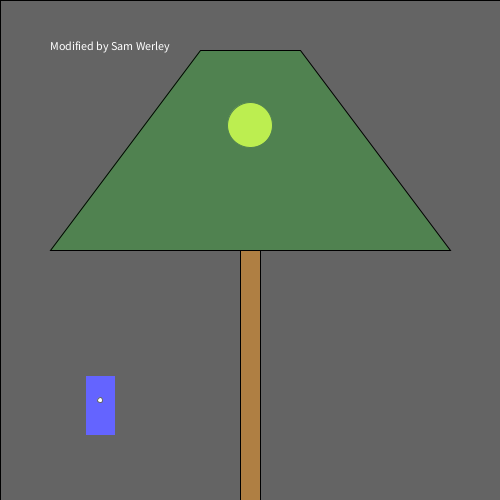
Frame 1 (no input)
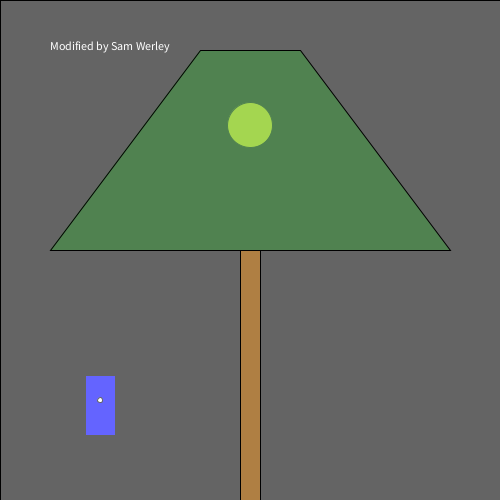
Frame 60 (the mouse pressed at the canvas centre just before this capture)
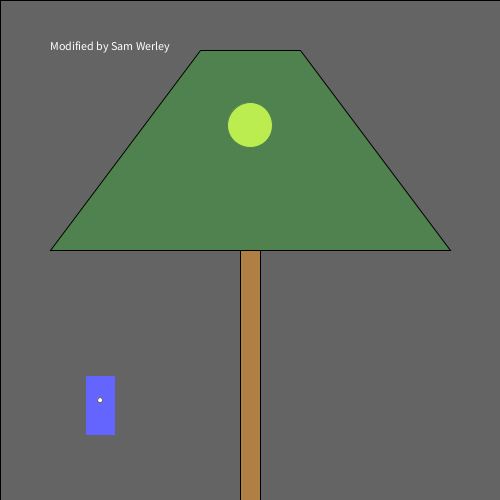
Frame 120 (the mouse held since frame 60 and released just before this capture)

The Processing sketch that drew these frames (run headless with seeded random() and noise(); from frame 60 on, the mouse is pressed at the canvas centre):

// Processing sketch: processing_109408
// ── processing_109408.pde

/*
  Norm Krumpe
  September 22, 2012
  Models a light that is triggered by motion (in this case, motion
  of the mouse).  The light also has a timer.  So, motion turns on the
  light, but a certain amount of time passing with no motion will
  cause the light to turn off again.
*/

// How close you need to get to the
// light sensor in order to turn on
// the light.  Higher values make it
// easier to trigger the light.  Distance
// is measured in pixels.
final int TRIGGER_DISTANCE = 50;

// The location of the sensor:
final int SWITCH_CENTER_X = 100;
final int SWITCH_CENTER_Y = 400;

// seconds until light shuts off automatically when there is no motion
final float SECONDS_UNTIL_AUTO_SHUTOFF = 10; 

// Light will initially be on because of this next value.
// Want the light off initially?  
// Set this to something less than SECONDS_UNTIL_AUTO_SHUTOFF
float timeOfLastTrigger = 0; 
boolean revealTriggerRegion = false;

// Just choose a window size
void setup() {
  size(500, 500);
}

// Each time the mouse moves, check to see
// if it triggered the motion sensor
void mouseMoved() {
  if (motionSensorWasTriggered()) {
    timeOfLastTrigger = millis()/1000.0;
  }
}

// When a key is pressed, toggle the "cheat" that
// reveals the motion sensor's trigger region.
void keyPressed() {
  revealTriggerRegion = !revealTriggerRegion;
}

// Draw the various parts of the scene
void draw() {
  background(0);
  fill(255);
  text("Modified by Sam Werley",50,50);
  drawLightSwitch();
  drawLamp();  
  drawTriggerRegion();
}

// Draws all components of the lamp
void drawLamp() {
  drawLight();
  fill(0, 255, 0, 50);
  quad(200, 50, 300, 50, 450, 250, 50, 250);
  fill(175, 127, 67);
  rect(240, 250, 20, 250);
}

// How the light gets drawn depends on whether
// the lightbulb is lit.
void drawLight() {

  if (secondsSinceLastTrigger() < SECONDS_UNTIL_AUTO_SHUTOFF) {
    // If the light is on:
    int strength = (int)random(156, 256);
    fill(strength, strength, 0);
    ellipse(250, 125, 45, 45);
    fill(255, 100);
    rect(0, 0, width, height);
  }

  else {
    // Light is off:
    fill(10, 10, 0);
    ellipse(250, 125, 45, 45);
  }
}

// Draw the light switch/sensor
void drawLightSwitch() {
  fill(0, 0, 255);
  rect(SWITCH_CENTER_X - 15, SWITCH_CENTER_Y - 25, 30, 60);
  fill(255);
  ellipse(SWITCH_CENTER_X, SWITCH_CENTER_Y, 5, 5);
}

// Return true if the mouse triggered the sensor
boolean motionSensorWasTriggered() {
  return distanceFromLightSwitch() < TRIGGER_DISTANCE;
}

// Compute the distance between the mouse and the sensor
float distanceFromLightSwitch() {  
  return dist(mouseX, mouseY, SWITCH_CENTER_X, SWITCH_CENTER_Y);
}

// Determine how long it has been since the motion sensor
// was last turned on.
float secondsSinceLastTrigger() {
  return millis()/1000.0 - timeOfLastTrigger;
}

// Show a "cheat" region so that you know where the mouse
// needs to go in order to trigger the light sensor
void drawTriggerRegion() {
  if (revealTriggerRegion) {
    fill(255, 25);
    ellipse(SWITCH_CENTER_X, SWITCH_CENTER_Y, 
    TRIGGER_DISTANCE * 2, TRIGGER_DISTANCE * 2);
  }
}
